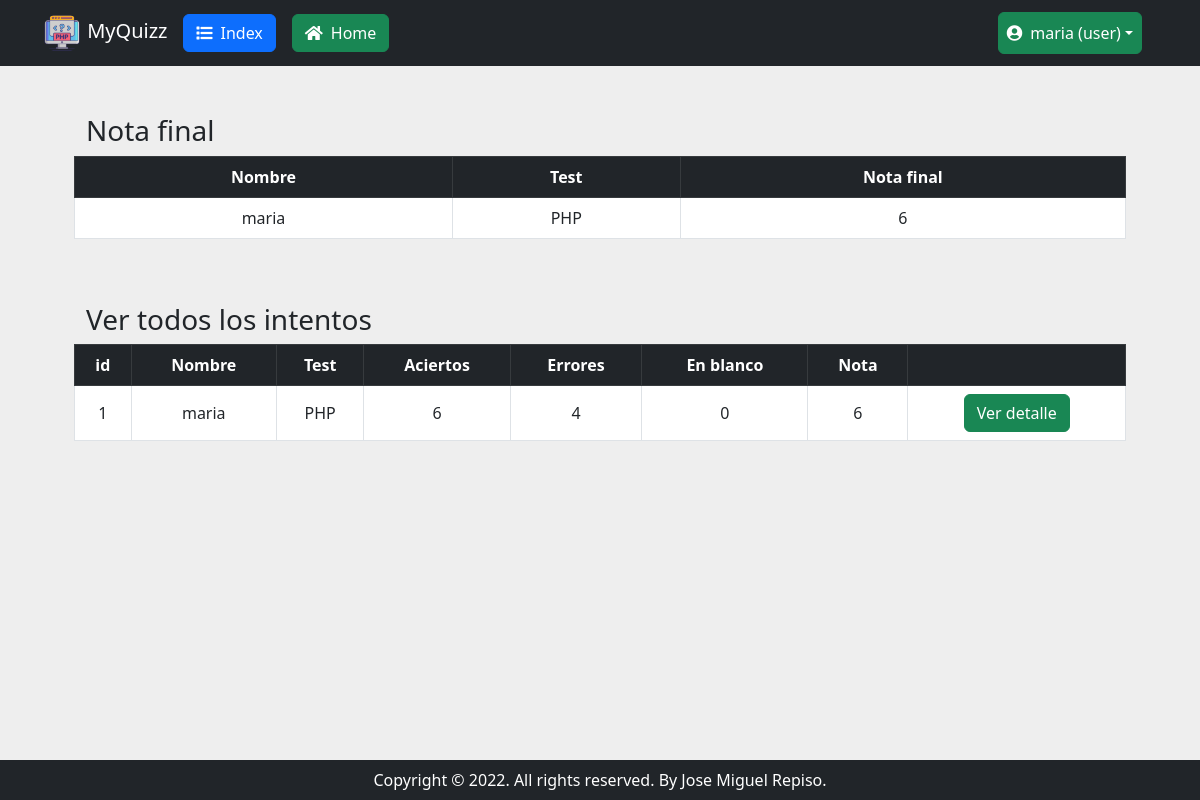
/ver_mis_tests.php (signed in), run on the app's committed database.
### tables this page shows
CREATE TABLE resultados (
	id INT NOT NULL AUTO_INCREMENT PRIMARY KEY,
	id_usuario INT,
    id_test INT,
	nota INT,
    CONSTRAINT id_user_fk FOREIGN KEY (id_usuario) REFERENCES usuarios (id) ON DELETE CASCADE,
    CONSTRAINT id_test2_fk FOREIGN KEY (id_test) REFERENCES test (id) ON DELETE CASCADE
);

CREATE TABLE usuarios (
    id INT AUTO_INCREMENT PRIMARY KEY,
    username VARCHAR(100),
	email VARCHAR(100) UNIQUE,
    password VARCHAR(255),
	rol VARCHAR(50)

);

CREATE TABLE test (
    id INT NOT NULL AUTO_INCREMENT PRIMARY KEY,
    testname VARCHAR(50),
	descripcion VARCHAR(255)

);

### ver_mis_tests.php (the view, shortened to what this page needs)
<?php
$id_test=1;
if(!empty($_SESSION['id_usuario']) && filter_var($_SESSION['id_usuario'],FILTER_VALIDATE_INT)){
    require_once("conectar.php");
    $id_usuario=$_SESSION['id_usuario'];
    try{
        $stmt = $dbh->prepare("SELECT usuarios.username, test.testname, resultados.id, resultados.nota, SUM(detalle_resultados.es_correcta=true) as aciertos,
        SUM(detalle_resultados.es_correcta=false) as errores, SUM(detalle_resultados.id_respuesta IS NULL) as enblanco FROM usuarios, test, resultados, detalle_resultados WHERE resultados.id_test=test.id AND resultados.id_usuario=usuarios.id
        AND resultados.id=detalle_resultados.id_resultado AND resultados.id_test=? AND resultados.id_usuario=? GROUP BY resultados.id");
        $stmt->bindParam(1, $id_test,);
        $stmt->bindParam(2, $id_usuario);
        $stmt->execute();
        $result = $stmt->fetchAll();
    }catch(PDOException $e) {
        $errores[]= $e->getMessage();
    }
    try{
        $stmt1 = $dbh->prepare("SELECT usuarios.username, test.testname, MAX(resultados.nota) as nota_final FROM usuarios, test, resultados
            WHERE resultados.id_test=test.id AND resultados.id_usuario=usuarios.id AND resultados.id_test=? AND resultados.id_usuario=? GROUP BY usuarios.username;");
        $stmt1->bindParam(1, $id_test);
        $stmt1->bindParam(2, $id_usuario);
        $stmt1->execute();
        $result1 = $stmt1->fetchAll();
    }catch(PDOException $e) {
        $errores[]= $e->getMessage();
    }
}else{
    $errores[]= "Error: El usuario especificado no existe";
}
    require_once ("header.php");
?>
    <div class="container">
        <div class="row p-3 m-3">
            <h3>Nota final</h3>
            <table class="table table-bordered table-hover">
                <thead class="table-dark">
                    <tr class="align-middle text-md-center">
                        <th>Nombre</th>
                        <th>Test</th>
                        <th>Nota final</th>
                    </tr>
                </thead>
                <tbody>
                    <?php if($stmt1->rowCount()>0 && $result1!==false){foreach($result1 as $row1){ ?>
                    <tr class="align-middle text-md-center bg-white">
                        <td data-titulo="Nombre"><?= $row1['username'] ?></td>
                        <td data-titulo="Test"><?= $row1['testname'] ?></td>
                        <td data-titulo="Nota"><?= $row1['nota_final'] ?></td>
                    </tr>
                    <?php } } ?>
                </tbody>
            </table>
        </div>
        <div class="row p-3 m-3">
            <h3>Ver todos los intentos</h3>
            <table class="table table-bordered table-hover">
                <thead class="table-dark">
                    <tr class="align-middle text-md-center">
                        <th>id</th>
                        <th>Nombre</th>
                        <th>Test</th>
                        <th>Aciertos</th>
                        <th>Errores</th>
                        <th>En blanco</th>
                        <th>Nota</th>
                        <th></th>
                    </tr>
                </thead>
                <tbody>
                <?php if($stmt->rowCount()>0 && $result!==false){foreach($result as $row){   ?>
                    <tr class="align-middle text-md-center bg-white">
                        <td data-titulo="ID"><?php isset($row['id']) ? print $row['id'] : '' ?></td>
                        <td data-titulo="Nombre"><?php isset($row['username']) ? print $row['username'] : '' ?></td>
                        <td data-titulo="Test"><?php isset($row['testname']) ? print $row['testname'] : '' ?></td>
                        <td data-titulo="Aciertos"><?php isset($row['aciertos']) ? print $row['aciertos'] : print '0' ?></td>
                        <td data-titulo="Errores"><?php isset($row['errores']) ? print $row['errores'] : print '0'  ?></td>
                        <td data-titulo="En blanco"><?php isset($row['enblanco']) ? print $row['enblanco'] : print '0' ?></td>
                        <td data-titulo="Nota"><?php isset($row['nota']) ? print $row['nota'] : print '0' ?></td>
                        <td><a class="btn btn-success" href="./detalle.php?id=<?php isset($row['id']) ? print $row['id'] : '' ?>&nameuser=<?php isset($row['username']) ? print $row['username'] : '' ?>">Ver detalle</a></td>
                    </tr>
                    <?php } } ?>
                </tbody>
            </table>
        </div>
    </div>
<?php  require_once ("footer.php"); ?>

### data on the page
resultados: id "1", id_usuario.username "maria", id_test.testname "PHP", aciertos "6", errores "4", enblanco "0", nota "6"

### other printed values
$_SESSION['username'] "maria"
$_SESSION['rol'] "user"
$row1['username'] "maria"
$row1['testname'] "PHP"
$row1['nota_final'] "6"
